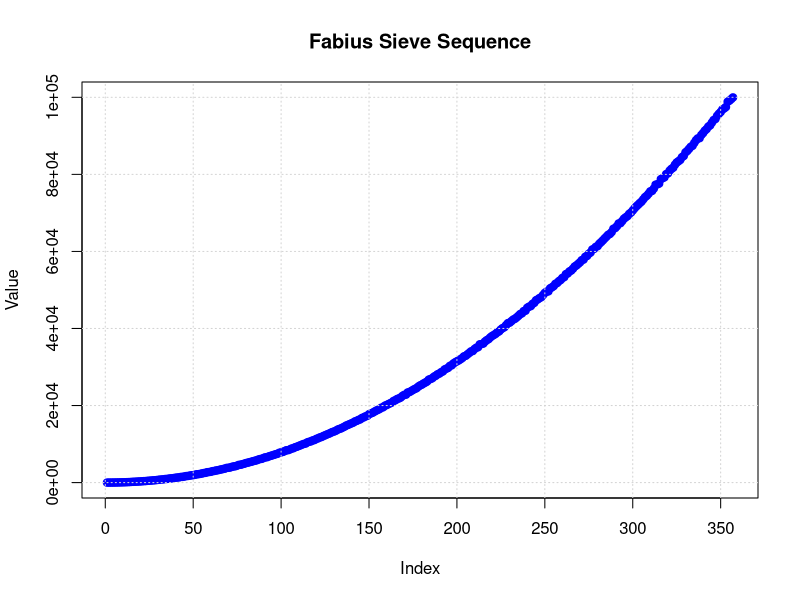
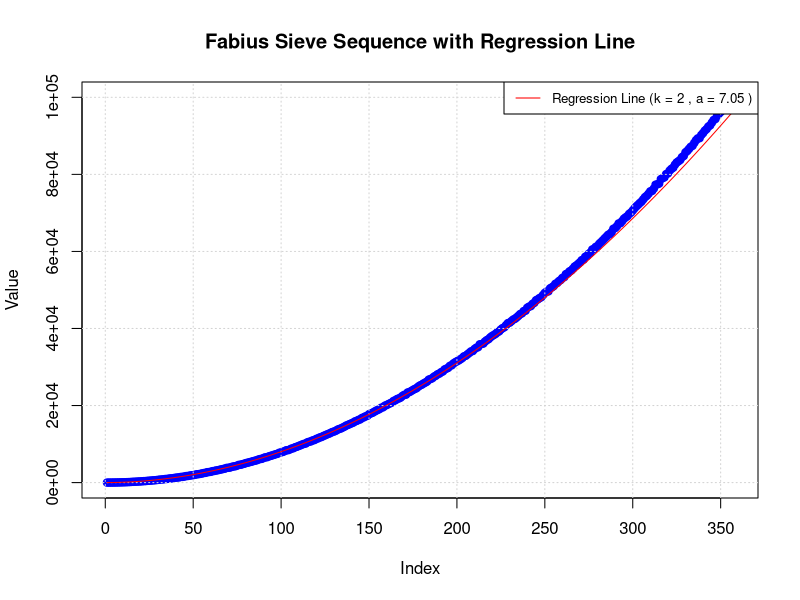

These figures' R source, in order:
# Function to generate Fabius sieve sequence
fabius_sieve <- function(N) {
  sequence <- 1:N
  for (i in 2:N) {
    sequence <- sequence[-(i * (1:(N %/% i)))]
  }
  return(sequence)
}

N <- 100000
fabius_sequence <- fabius_sieve(N)
plot(fabius_sequence, type = "b", pch = 19, col = "blue",main = "Fabius Sieve Sequence", xlab = "Index", ylab = "Value")
grid()

data <- data.frame(index = seq_along(fabius_sequence), value = fabius_sequence)

# Step 1: Regression to estimate k
fit_k <- lm(log(value) ~ log(index), data = data)
k <- coef(fit_k)[2]

# Step 2: Regression to estimate a (using the guessed value for k)
data$log_index <- log(data$index)
data$log_value <- log(data$value)
data$predicted <- exp(predict(fit_k, newdata = data))

fit_a <- lm(log(value) ~ log(index) - 1, data = data)

# Extract the coefficients
a <- exp(coef(fit_a))

# Plot the sequence and regression line
plot(data$index, data$value, type = "b", pch = 19, col = "blue",
     main = "Fabius Sieve Sequence with Regression Line",
     xlab = "Index", ylab = "Value")

# Add gridlines for better visibility
grid()

# Add the regression line to the plot
lines(data$index, exp(predict(fit_a, newdata = data)), col = "red")

# Show the plot
legend("topright", legend = paste("Regression Line (k =", round(k, 2), ", a =", round(a, 2), ")"), col = "red", lty = 1, cex = 0.8)